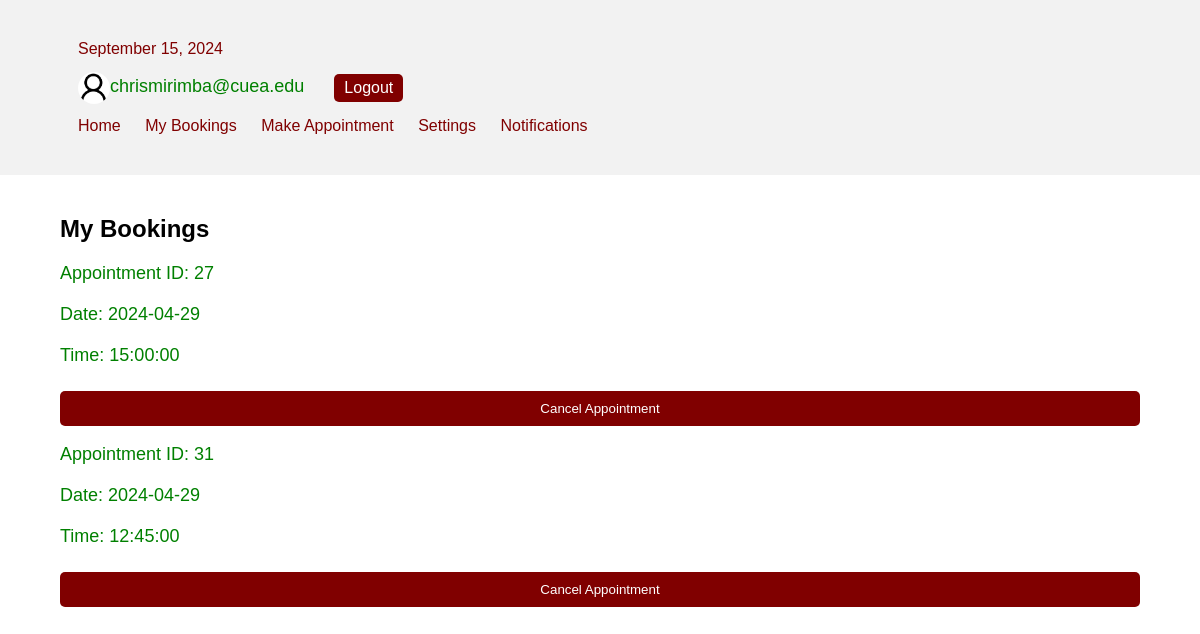
Page /patient/mybookings.php (signed in) on the committed database.
### tables this page shows
CREATE TABLE `appointment` (
  `appid` int(11) NOT NULL,
  `appdate` date NOT NULL,
  `apptime` time NOT NULL,
  `pid` int(20) NOT NULL,
  `did` int(20) NOT NULL,
  `checked_out` tinyint(1) DEFAULT 0
);

### patient/mybookings.php (the view, shortened to what this page needs)
<?php
include '../connection.php';
$patient_id = $_SESSION['patient_id'];
$query = "SELECT * FROM appointment WHERE pid = $patient_id";
$result = $database->query($query);
?>
<!DOCTYPE html>
<html lang="en">
<head>
    <link rel="stylesheet" href="patient.css">
</head>
<body>
    <header>
        <div class="container">
            <div class="date">
                <?php echo date("F j, Y"); ?>
            </div>
            <div class="profile-container">
            <img src="../images/user.png" alt="User" style="width: 32px; height: 32px; border-radius: 50%;">
                <p class="profile-email"><?php echo $_SESSION['email']; ?></p>
                <a href="logout.php" class="logout-btn">Logout</a>
            </div>
            <nav>
                <ul>
                    <li><a href="patient.php">Home</a></li>
                    <li><a href="mybookings.php">My Bookings</a></li>
                    <li><a href="appointment.php">Make Appointment</a></li>
                    <li><a href="settings.php">Settings</a></li>
                    <li><a href="notifications.php">Notifications</a></li>
                </ul>
            </nav>
        </div>
    </header>
    <div class="container">
        <h2>My Bookings</h2>
        <?php
        if ($result->num_rows > 0) {
            while ($row = $result->fetch_assoc()) {
                echo "<div>";
                echo "<p>Appointment ID: " . $row['appid'] . "</p>";
                echo "<p>Date: " . $row['appdate'] . "</p>";
                echo "<p>Time: " . $row['apptime'] . "</p>";
                echo "<form action='cancel_appointment.php' method='POST'>";
                echo "<button type='submit'>Cancel Appointment</button>";
                echo "</form>";
                echo "</div>";
            }
        } else {
            echo "<p>No appointments found.</p>";
        }
        ?>
</body>
</html>

### patient/patient.css (style rules this page uses)
body { font-family: Arial, sans-serif; background-color: white; margin: 0; padding: 0; min-height: 100vh; display: flex; flex-direction: column; }
.profile-container { display: flex; align-items: center; }
.profile-email { margin-right: 10px; }
.container { width: 90%; margin: 0 auto; padding: 20px; }
header { background-color: #f2f2f2; padding: 20px; }
.logout-btn { background-color: maroon; color: white; border: none; padding: 5px 10px; border-radius: 5px; text-decoration: none; margin-left: 20px; }
nav ul { list-style-type: none; padding: 0; margin: 0; }
nav ul li { display: inline; margin-right: 20px; }
nav ul li a { color: maroon; text-decoration: none; }
.date { color: maroon; font-size: 16px; }
form { display: flex; flex-direction: column; }
select, input, button { margin-top: 5px; }
button { background-color: maroon; color: white; border: none; padding: 10px; border-radius: 5px; cursor: pointer; }
p { margin-bottom: 20px; font-size: 18px; color: green; }

### rows in the picture
appointment: appid "27", appdate "2024-04-29", apptime "15:00:00"
appointment: appid "31", appdate "2024-04-29", apptime "12:45:00"

### other values in the picture
$_SESSION['email'] "chrismirimba@cuea.edu"
